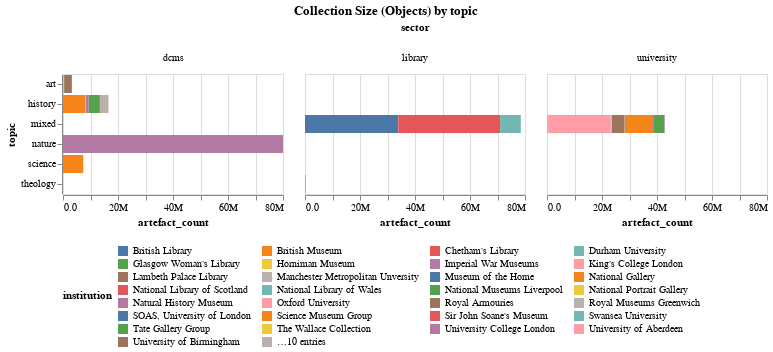

Notebook cell for this chart:
### Code cell
title = alt.TitleParams('Collection Size (Objects) by topic', anchor='middle')
alt.Chart(artefacts_data,title=title).mark_bar().encode(
        alt.Color('institution:N').legend(orient="bottom", columns=4, titleOrient="left"),
    x='artefact_count:Q',
    tooltip='institution',
    y='topic:N',
    column='sector'
).properties(width=220).configure(numberFormat='.2s')

### Figure 1 — Vega-Lite specification as saved in the notebook (floating-point values rounded to 4 significant figures)
{"config": {"view": {"continuousWidth": 300, "continuousHeight": 300}, "numberFormat": ".2s"}, "data": {"name": "data-056d5202e31c174cc415b3db96a30bc7"}, "mark": {"type": "bar"}, "encoding": {"color": {"field": "institution", "legend": {"orient": "bottom", "columns": 4, "titleOrient": "left"}, "type": "nominal"}, "column": {"field": "sector", "type": "nominal"}, "tooltip": {"field": "institution", "type": "nominal"}, "x": {"field": "artefact_count", "type": "quantitative"}, "y": {"field": "topic", "type": "nominal"}}, "title": {"text": "Collection Size (Objects) by topic", "anchor": "middle"}, "width": 220, "$schema": "https://vega.github.io/schema/vega-lite/v5.17.0.json", "datasets": {"data-056d5202e31c174cc415b3db96a30bc7": [{"institution": "Oxford University", "sector": "university", "type": "university", "topic": "mixed", "precision": "estimate", "artefact_count": 22530000}, {"institution": "University of Cambridge", "sector": "university", "type": "university", "topic": "mixed", "precision": "estimate", "artefact_count": 10000000}, {"institution": "Durham University", "sector": "university", "type": "university", "topic": "mixed", "precision": "estimate", "artefact_count": 106000}, {"institution": "University College London", "sector": "university", "type": "university", "topic": "mixed", "precision": "estimate", "artefact_count": 164000}, {"institution": "University of Manchester", "sector": "university", "type": "university", "topic": "mixed", "precision": "estimate", "artefact_count": 4060000}, {"institution": "King's College London", "sector": "university", "type": "university", "topic": "mixed", "precision": "estimate", "artefact_count": 200000}, {"institution": "University of Birmingham", "sector": "university", "type": "university", "topic": "mixed", "precision": "estimate", "artefact_count": 4500000}, {"institution": "Unversity of Warwick", "sector": "university", "type": "university", "topic": "mixed", "precision": "estimate", "artefact_count": 16000}, {"institution": "Manchester Metropolitan Unversity", "sector": "university", "type": "university", "topic": "mixed", "precision": "estimate", "artefact_count": 0}, {"institution": "Swansea University", "sector": "university", "type": "university", "topic": "mixed", "precision": "estimate", "artefact_count": 1700}, {"institution": "University of Brighton", "sector": "university", "type": "university", "topic": "mixed", "precision": "estimate", "artefact_count": 50000}, {"institution": "SOAS, University of London", "sector": "university", "type": "university", "topic": "mixed", "precision": "estimate", "artefact_count": 60000}, {"institution": "University of Aberdeen", "sector": "university", "type": "university", "topic": "mixed", "precision": "estimate", "artefact_count": 530000}, {"institution": "University of Bristol", "sector": "university", "type": "university", "topic": "mixed", "precision": "estimate", "artefact_count": 100000}, {"institution": "University of Leeds", "sector": "university", "type": "university", "topic": "mixed", "precision": "estimate", "artefact_count": 350000}, {"institution": "University of Leicester", "sector": "university", "type": "university", "topic": "mixed", "precision": "estimate", "artefact_count": 25000}, {"institution": "University of Sheffield", "sector": "university", "type": "university", "topic": "mixed", "precision": "estimate", "artefact_count": 30000}, {"institution": "University of St Andrews", "sector": "university", "type": "university", "topic": "mixed", "precision": "estimate", "artefact_count": 200000}, {"institution": "British Library", "sector": "library", "type": "library", "topic": "mixed", "precision": "estimate", "artefact_count": 33810000}, {"institution": "Chetham's Library", "sector": "library", "type": "library", "topic": "mixed", "precision": "estimate", "artefact_count": 121041}, {"institution": "Glasgow Woman's Library", "sector": "library", "type": "library", "topic": "mixed", "precision": "estimate", "artefact_count": 0}, {"institution": "Lambeth Palace Library", "sector": "library", "type": "library", "topic": "theology", "precision": "estimate", "artefact_count": 186200}, {"institution": "National Library of Wales", "sector": "library", "type": "library", "topic": "mixed", "precision": "estimate", "artefact_count": 7540000}, {"institution": "National Library of Scotland", "sector": "library", "type": "library", "topic": "mixed", "precision": "estimate", "artefact_count": 37000000}, {"institution": "Victoria & Albert Museum", "sector": "dcms", "type": "museum", "topic": "art", "precision": "estimate", "artefact_count": 2800000}, {"institution": "Science Museum Group", "sector": "dcms", "type": "museum", "topic": "science", "precision": "estimate", "artefact_count": 7360793}, {"institution": "Museum of the Home", "sector": "dcms", "type": "museum", "topic": "history", "precision": "estimate", "artefact_count": 40000}, {"institution": "Horniman Museum", "sector": "dcms", "type": "museum", "topic": "history", "precision": "estimate", "artefact_count": 350000}, {"institution": "Imperial War Museums", "sector": "dcms", "type": "museum", "topic": "history", "precision": "estimate", "artefact_count": 1000000}, {"institution": "National Gallery", "sector": "dcms", "type": "gallery", "topic": "art", "precision": "estimate", "artefact_count": 2626}, {"institution": "National Museums Liverpool", "sector": "dcms", "type": "museum", "topic": "history", "precision": "estimate", "artefact_count": 4000000}, {"institution": "National Portrait Gallery", "sector": "dcms", "type": "gallery", "topic": "art", "precision": "estimate", "artefact_count": 350000}, {"institution": "Natural History Museum", "sector": "dcms", "type": "museum", "topic": "nature", "precision": "estimate", "artefact_count": 80000000}, {"institution": "Royal Armouries", "sector": "dcms", "type": "museum", "topic": "history", "precision": "estimate", "artefact_count": 70000}, {"institution": "Royal Museums Greenwich", "sector": "dcms", "type": "museum", "topic": "history", "precision": "estimate", "artefact_count": 3000000}, {"institution": "Sir John Soane's Museum", "sector": "dcms", "type": "museum", "topic": "history", "precision": "estimate", "artefact_count": 52000}, {"institution": "Tate Gallery Group", "sector": "dcms", "type": "gallery", "topic": "art", "precision": "estimate", "artefact_count": 70000}, {"institution": "The Wallace Collection", "sector": "dcms", "type": "museum", "topic": "art", "precision": "estimate", "artefact_count": 5637}, {"institution": "British Museum", "sector": "dcms", "type": "museum", "topic": "history", "precision": "estimate", "artefact_count": 8000000}]}}
